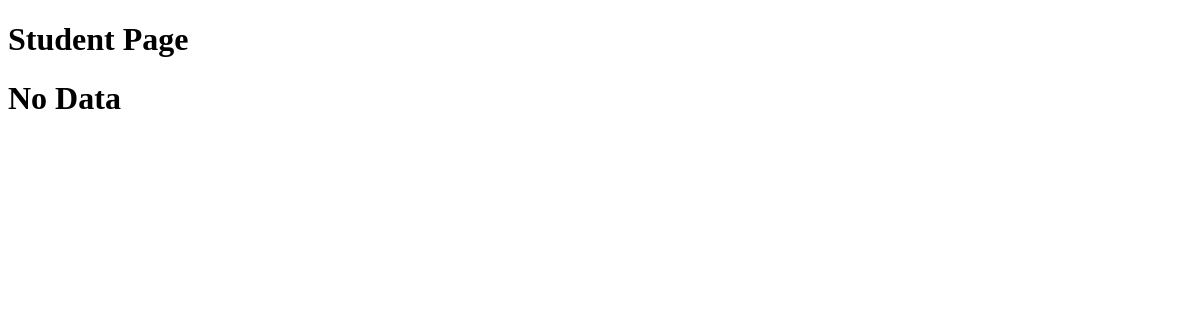
The app's page /enroll/stu/, older data.
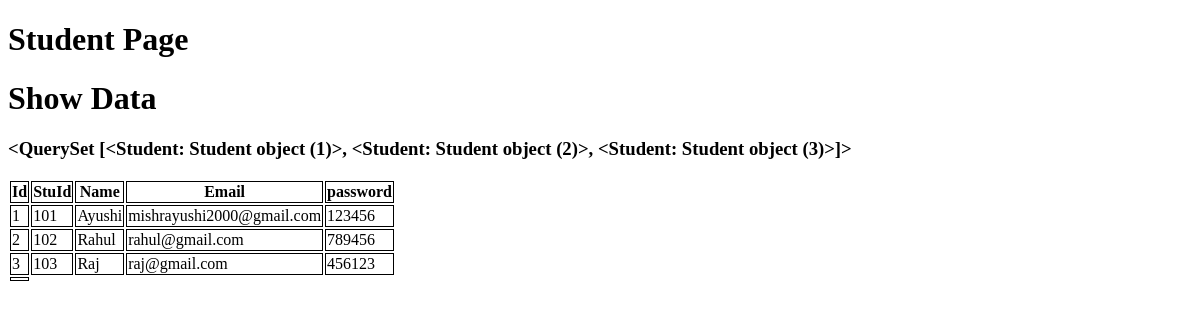
The same page, newer data.
### enroll/models.py (models this page shows)
class Student(models.Model):
    stuid=models.IntegerField()
    stuname=models.CharField(max_length=70)
    stuemail=models.EmailField(max_length=70)
    stupass=models.CharField(max_length=70)

### enroll/views.py (the view)
# urls.py: path('stu/',views.studentinfo),
def studentinfo(request):
    stud = Student.objects.all()
    print('Myoutput',stud)
    return render(request,'enroll/studetails.html',{'stu':stud})

### enroll/templates/enroll/studetails.html (shortened to what this page needs)
<!DOCTYPE html>
<html lang="en">
<head>
</head>
<body>
    <h1>Student Page</h1>
    {% if stu %}
    <h1>Show Data</h1>
    <h3>{{stu}}</h3>
<table>
    <tr>
        <th>Id</th>
        <th>StuId</th>
        <th>Name</th>
        <th>Email</th>
        <th>password</th>
    </tr>
    {% for st in stu %}
    <tr>
        <td>{{ st.id }}</td>
        <td>{{ st.stuid }}</td>
        <td>{{ st.stuname }}</td>
        <td>{{ st.stuemail }}</td>
        <td>{{ st.stupass }}</td>
    </tr>
    {% endfor %}
    <tr>
        <td></td>
    </tr>
</table>
{% else %}
    <h1>No Data</h1>
{% endif %}
</body>
</html>

### enroll/templates/enroll/studetails.html (style rules this page uses)
th,td { border:1px black solid; }

Row changes from the older to the newer data that the page shows:
added Student: id "<QuerySet [<Student: Student object (1)>, <Student: Student object (2)>, <Student: Student object (3)>]>", id "1", stuid "101", stuname "Ayushi", stuemail "mishrayushi2000@gmail.com", stupass "123456"
added Student: id "2", stuid "102", stuname "Rahul", stuemail "rahul@gmail.com", stupass "789456"
added Student: id "3", stuid "103", stuname "Raj", stuemail "raj@gmail.com", stupass "456123"
Text that changed along with them:
text no longer shown: "No Data"
text now shown: "Show Data Id StuId Name Email password"
